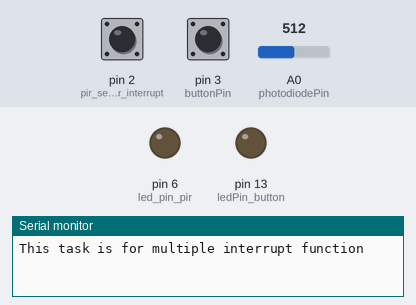
Bench run of a sketch on a simulated Arduino Uno, built with avr-gcc and run on an emulated ATmega328P. Parts: output pins drawn as LEDs (lit = HIGH), the last lines printed to the serial monitor. Dashed ring = blinking. Inputs (shaded band) come from the test bench; at power-on: pin 2 (pir_sensor_interrupt) LOW, pin 3 (buttonPin) HIGH, A0 (photodiodePin) = 512.

Above: at 1.2 s.
1.3 s: pin 2 (pir_sensor_interrupt) driven HIGH
At 2.4 s:
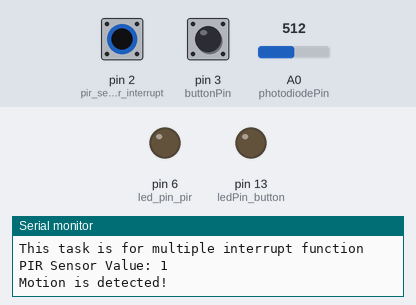
2.9 s: pin 3 (buttonPin) pulled LOW for 0.15 s
At 3.6 s:
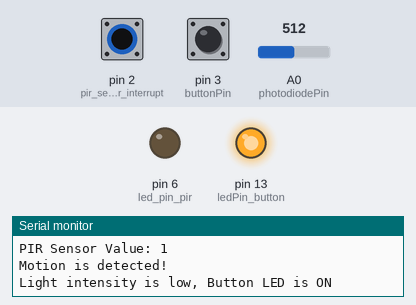
4.5 s: pin 3 (buttonPin) pulled LOW for 1 s
At 4.8 s:
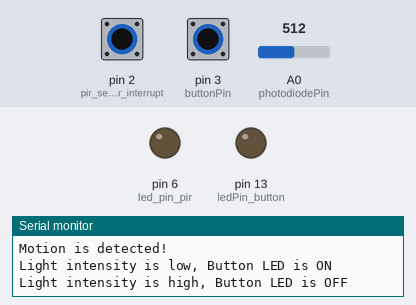
7.0 s: pin 3 (buttonPin) pulled LOW for 3.2 s
At 7.9 s:
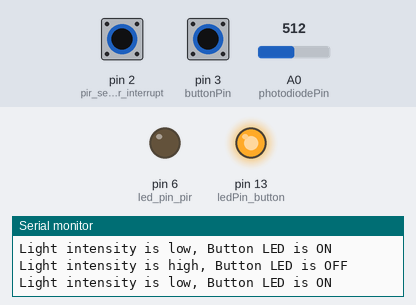
11.7 s: pin 2 (pir_sensor_interrupt) pulsed LOW 2 times (0.12 s each, 0.3 s apart)
At 11.87 s:
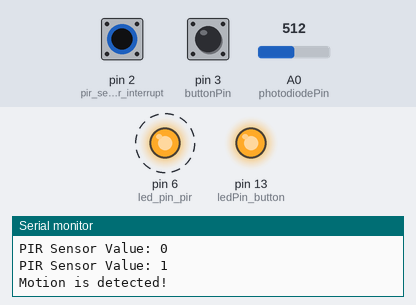
Timing chart, 0 to 14.7 s (numbered marks = the images above; inputs shaded):
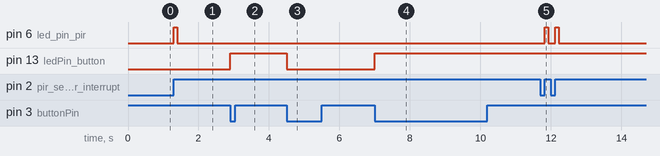

The sketch:

CODE.INO
```cpp
const int pir_sensor_interrupt = 2;
const int led_pin_pir = 6;
volatile int motion_detected = 0;

const int photodiodePin = A0;        // Photodiode sensor connected to analog pin A0
const int ledPin_button = 13;
const int buttonPin = 3;

volatile bool led_state = false;
volatile bool high_intensity = false;

void setup() {
  Serial.begin(9600);
  Serial.println("This task is for multiple interrupt function");

  // PIR setup
  pinMode(led_pin_pir, OUTPUT);
  attachInterrupt(digitalPinToInterrupt(pir_sensor_interrupt), motionInterrupt, HIGH);

  // button setup
  pinMode(ledPin_button, OUTPUT);
  pinMode(buttonPin, INPUT_PULLUP);
  attachInterrupt(digitalPinToInterrupt(buttonPin), buttonInterrupt, FALLING);
}

void loop() {
  if (high_intensity && led_state) {
    Serial.println("Light intensity is high, Button LED is OFF");
    digitalWrite(ledPin_button, LOW);
    led_state = false;
  }

  if (motion_detected) {
    Serial.println("Motion is detected!");
    delay(100);
    digitalWrite(led_pin_pir, LOW);
    motion_detected = 0;
  }
}

void motionInterrupt() {
  int motion = digitalRead(pir_sensor_interrupt);

  Serial.print("PIR Sensor Value: ");
  Serial.println(motion);

  if (motion == HIGH) {
    digitalWrite(led_pin_pir, HIGH);
    motion_detected = 1;
  } else {
    // Optional: Serial.println("Motion not detected");
  }
}

void buttonInterrupt() {
  led_state = !led_state;

  high_intensity = (analogRead(photodiodePin) > 512); // Adjust the threshold as needed

  if (!high_intensity && led_state) {
    // Turn on the button LED if light intensity is low
    digitalWrite(ledPin_button, HIGH);
    Serial.println("Light intensity is low, Button LED is ON");
  } else {
    Serial.println("Light intensity is high, Button LED is OFF");
    digitalWrite(ledPin_button, LOW);
    led_state = false;
  }
}
```

Measured:
- after the input at 1.3 s, pin 6 (led_pin_pir): LOW → HIGH at once, → LOW 0.10 s later
- after the input at 2.9 s, pin 13 (ledPin_button): LOW → HIGH at once
- after the input at 4.5 s, pin 13 (ledPin_button): HIGH → LOW at once
- after the input at 7.0 s, pin 13 (ledPin_button): LOW → HIGH at once
- after the input at 11.7 s, pin 6 (led_pin_pir): alternates HIGH for 0.10 s and LOW for 0.20 s, 4 changes in all, then stays LOW, starting after 0.12 s
